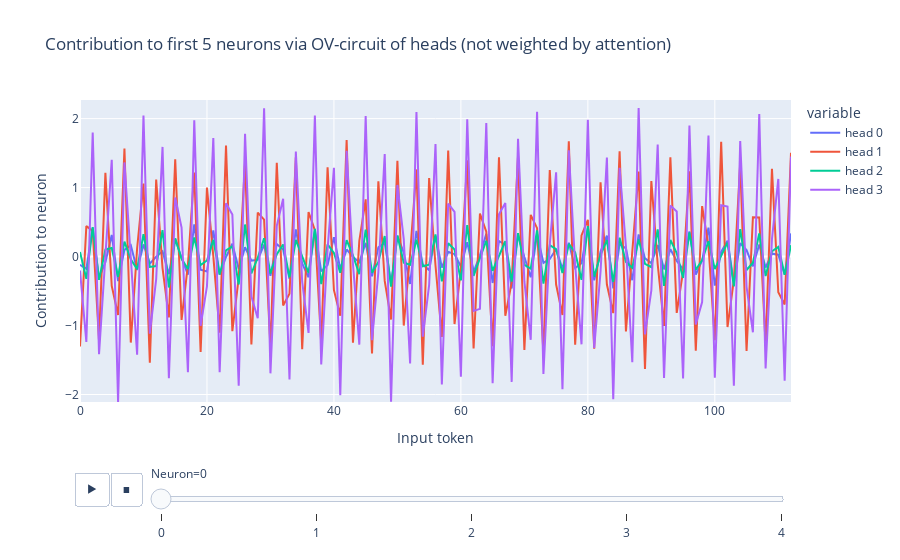

Source (notebook cell):
### Markdown cell above
**Effective weights:**

#### **$W_{neur}$**

### Code cell
top_k = 5
animate_multi_lines(
    W_neur[..., :top_k],
    y_index = [f'head {hi}' for hi in range(4)],
    labels = {'x':'Input token', 'value':'Contribution to neuron'},
    snapshot='Neuron',
    title=f'Contribution to first {top_k} neurons via OV-circuit of heads (not weighted by attention)'
)

### Figure 1 — Plotly figure (JSON) as saved in the notebook; plotly's stock layout.template omitted (floating-point values rounded to 4 significant figures)
{"data": [{"hovertemplate": "variable=head 0<br>Neuron=0<br>Input token=%{x}<br>Contribution to neuron=%{y}<extra></extra>", "legendgroup": "head 0", "line": {"color": "#636efa", "dash": "solid"}, "marker": {"symbol": "circle"}, "mode": "lines", "name": "head 0", "orientation": "v", "showlegend": true, "type": "scatter", "x": [0, 1, 2, 3, 4, 5, 6, 7, 8, 9, 10, 11, 12, 13, 14, 15, 16, 17, 18, 19, 20, 21, 22, 23, 24, 25, 26, 27, 28, 29, 30, 31, 32, 33, 34, 35, 36, 37, 38, 39, 40, 41, 42, 43, 44, 45, 46, 47, 48, 49, 50, 51, 52, 53, 54, 55, 56, 57, 58, 59, 60, 61, 62, 63, 64, 65, 66, 67, 68, 69, 70, 71, 72, 73, 74, 75, 76, 77, 78, 79, 80, 81, 82, 83, 84, 85, 86, 87, 88, 89, 90, 91, 92, 93, 94, 95, 96, 97, 98, 99, 100, 101, 102, 103, 104, 105, 106, 107, 108, 109, 110, 111, 112], "xaxis": "x", "y": [-0.1193, -0.1782, 0.4189, -0.3128, -0.08047, 0.3136, -0.3557, 0.09668, 0.1635, -0.1949, 0.1762, -0.1027, -0.002844, 0.07538, -0.2556, 0.2552, -0.0174, -0.2608, 0.4649, -0.1905, -0.2172, 0.3779, -0.2608, -0.006596, 0.1864, -0.1806, 0.1348, -0.05849, -0.04817, 0.1718, -0.2775, 0.181, 0.1017, -0.3232, 0.394, -0.09819, -0.2995, 0.386, -0.2155, -0.1211, 0.2794, -0.1791, 0.103, -0.006916, -0.08273, 0.1983, -0.2862, 0.1339, 0.2009, -0.3916, 0.3, 0.05716, -0.3969, 0.371, -0.1141, -0.1969, 0.298, -0.159, 0.0689, 0.03452, -0.1439, 0.2088, -0.2252, 0.01686, 0.3285, -0.383, 0.2255, 0.1711, -0.4631, 0.3141, -0.005972, -0.3008, 0.3226, -0.09085, -0.03515, 0.1055, -0.1786, 0.1992, -0.168, -0.09677, 0.4146, -0.3459, 0.07352, 0.304, -0.4602, 0.1801, 0.1173, -0.3432, 0.3198, -0.02662, -0.09496, 0.1675, -0.1858, 0.1072, -0.06539, -0.1827, 0.3656, -0.2624, -0.05718, 0.4194, -0.4211, 0.06993, 0.2309, -0.3823, 0.1935, 0.09455, -0.1417, 0.1751, -0.1592, 0.04139, 0.02621, -0.2585, 0.3353], "yaxis": "y"}, {"hovertemplate": "variable=head 1<br>Neuron=0<br>Input token=%{x}<br>Contribution to neuron=%{y}<extra></extra>", "legendgroup": "head 1", "line": {"color": "#EF553B", "dash": "solid"}, "marker": {"symbol": "circle"}, "mode": "lines", "name": "head 1", "orientation": "v", "showlegend": true, "type": "scatter", "x": [0, 1, 2, 3, 4, 5, 6, 7, 8, 9, 10, 11, 12, 13, 14, 15, 16, 17, 18, 19, 20, 21, 22, 23, 24, 25, 26, 27, 28, 29, 30, 31, 32, 33, 34, 35, 36, 37, 38, 39, 40, 41, 42, 43, 44, 45, 46, 47, 48, 49, 50, 51, 52, 53, 54, 55, 56, 57, 58, 59, 60, 61, 62, 63, 64, 65, 66, 67, 68, 69, 70, 71, 72, 73, 74, 75, 76, 77, 78, 79, 80, 81, 82, 83, 84, 85, 86, 87, 88, 89, 90, 91, 92, 93, 94, 95, 96, 97, 98, 99, 100, 101, 102, 103, 104, 105, 106, 107, 108, 109, 110, 111, 112], "xaxis": "x", "y": [-1.302, 0.4405, 0.3723, -1.216, 1.214, -0.426, -0.8462, 1.566, -1.247, 0.1203, 1.059, -1.539, 1.118, -0.1675, -0.8829, 1.409, -0.9185, -0.1187, 1.217, -1.385, 0.9991, 0.006702, -1.105, 1.608, -1.081, -0.3075, 1.37, -1.273, 0.6363, 0.5352, -1.316, 1.359, -0.7081, -0.5379, 1.44, -1.342, 0.646, 0.3828, -1.266, 1.294, -0.4881, -0.8593, 1.691, -1.248, 0.2276, 0.8286, -1.406, 1.091, -0.3529, -0.9123, 1.39, -1.001, 0.03918, 1.264, -1.57, 1.138, -0.1294, -1.165, 1.536, -0.9781, -0.1806, 1.395, -1.334, 0.6224, 0.3613, -1.3, 1.439, -0.8593, -0.3739, 1.461, -1.353, 0.6049, 0.4118, -1.408, 1.255, -0.4062, -0.8474, 1.67, -1.278, 0.3065, 0.5312, -1.337, 1.077, -0.4051, -0.8203, 1.525, -1.085, 0.03374, 1.231, -1.63, 1.095, -0.1093, -1.005, 1.439, -0.8162, -0.2145, 1.235, -1.366, 0.732, 0.1531, -1.212, 1.663, -1.022, -0.3373, 1.361, -1.37, 0.5701, 0.5657, -1.279, 1.272, -0.5168, -0.6941, 1.504], "yaxis": "y"}, {"hovertemplate": "variable=head 2<br>Neuron=0<br>Input token=%{x}<br>Contribution to neuron=%{y}<extra></extra>", "legendgroup": "head 2", "line": {"color": "#00cc96", "dash": "solid"}, "marker": {"symbol": "circle"}, "mode": "lines", "name": "head 2", "orientation": "v", "showlegend": true, "type": "scatter", "x": [0, 1, 2, 3, 4, 5, 6, 7, 8, 9, 10, 11, 12, 13, 14, 15, 16, 17, 18, 19, 20, 21, 22, 23, 24, 25, 26, 27, 28, 29, 30, 31, 32, 33, 34, 35, 36, 37, 38, 39, 40, 41, 42, 43, 44, 45, 46, 47, 48, 49, 50, 51, 52, 53, 54, 55, 56, 57, 58, 59, 60, 61, 62, 63, 64, 65, 66, 67, 68, 69, 70, 71, 72, 73, 74, 75, 76, 77, 78, 79, 80, 81, 82, 83, 84, 85, 86, 87, 88, 89, 90, 91, 92, 93, 94, 95, 96, 97, 98, 99, 100, 101, 102, 103, 104, 105, 106, 107, 108, 109, 110, 111, 112], "xaxis": "x", "y": [0.06544, -0.3224, 0.4271, -0.3382, 0.1006, 0.1241, -0.2945, 0.2174, -0.04043, -0.1824, 0.3237, -0.1497, -0.1385, 0.383, -0.4487, 0.2633, -0.03127, -0.1817, 0.2757, -0.1241, -0.05716, 0.2424, -0.2601, 0.09107, 0.1482, -0.4051, 0.4649, -0.2457, -0.01651, 0.2657, -0.2457, 0.0353, 0.1754, -0.3026, 0.2414, -0.01118, -0.2359, 0.4023, -0.3989, 0.1773, 0.05284, -0.2339, 0.2374, 0.01597, -0.2559, 0.3913, -0.2334, -0.07851, 0.297, -0.4376, 0.3038, -0.09004, -0.1196, 0.2456, -0.1396, -0.1185, 0.3198, -0.3597, 0.1925, 0.1007, -0.3452, 0.4547, -0.2813, -0.02434, 0.2294, -0.2058, 0.01396, 0.2241, -0.3636, 0.3404, -0.1222, -0.1752, 0.3793, -0.3923, 0.1643, 0.1064, -0.238, 0.1823, 0.06154, -0.3375, 0.4423, -0.2925, 0.02517, 0.2361, -0.3678, 0.2741, -0.07968, -0.1633, 0.2486, -0.1058, -0.1537, 0.3943, -0.4259, 0.2417, 0.04923, -0.3101, 0.3506, -0.1909, -0.05584, 0.2226, -0.1797, 0.02107, 0.2029, -0.4324, 0.3987, -0.1947, -0.09021, 0.3353, -0.2827, 0.07675, 0.1384, -0.265, 0.1628], "yaxis": "y"}, {"hovertemplate": "variable=head 3<br>Neuron=0<br>Input token=%{x}<br>Contribution to neuron=%{y}<extra></extra>", "legendgroup": "head 3", "line": {"color": "#ab63fa", "dash": "solid"}, "marker": {"symbol": "circle"}, "mode": "lines", "name": "head 3", "orientation": "v", "showlegend": true, "type": "scatter", "x": [0, 1, 2, 3, 4, 5, 6, 7, 8, 9, 10, 11, 12, 13, 14, 15, 16, 17, 18, 19, 20, 21, 22, 23, 24, 25, 26, 27, 28, 29, 30, 31, 32, 33, 34, 35, 36, 37, 38, 39, 40, 41, 42, 43, 44, 45, 46, 47, 48, 49, 50, 51, 52, 53, 54, 55, 56, 57, 58, 59, 60, 61, 62, 63, 64, 65, 66, 67, 68, 69, 70, 71, 72, 73, 74, 75, 76, 77, 78, 79, 80, 81, 82, 83, 84, 85, 86, 87, 88, 89, 90, 91, 92, 93, 94, 95, 96, 97, 98, 99, 100, 101, 102, 103, 104, 105, 106, 107, 108, 109, 110, 111, 112], "xaxis": "x", "y": [-0.2036, -1.239, 1.799, -1.415, 0.005658, 1.402, -2.109, 1.365, -0.01809, -1.423, 2.046, -1.118, -0.328, 1.59, -1.763, 0.8571, 0.4206, -1.678, 1.974, -1.005, -0.4323, 1.717, -1.677, 0.7732, 0.6095, -1.871, 1.782, -0.5796, -0.894, 2.15, -1.693, 0.4453, 0.8374, -1.784, 1.524, -0.3648, -1.107, 2.046, -1.564, 0.1044, 1.286, -2.012, 1.534, -0.1107, -1.278, 2.037, -1.211, -0.2283, 1.488, -2.103, 1.038, 0.2541, -1.551, 2.096, -1.161, -0.4123, 1.63, -1.854, 0.7673, 0.6466, -1.741, 1.989, -0.7879, -0.7586, 1.938, -1.836, 0.6139, 0.7775, -1.817, 1.706, -0.3614, -1.207, 2.098, -1.703, 0.1777, 1.221, -1.923, 1.54, -0.1231, -1.272, 1.982, -1.326, -0.2165, 1.435, -2.07, 1.286, 0.143, -1.53, 2.152, -1.128, -0.4916, 1.623, -1.762, 0.7407, 0.653, -1.768, 1.898, -0.9832, -0.6607, 1.755, -1.755, 0.7436, 0.7248, -1.874, 1.677, -0.4387, -1.098, 2.066, -1.622, 0.2535, 1.125, -1.802, 1.451], "yaxis": "y"}], "layout": {"legend": {"title": {"text": "variable"}, "tracegroupgap": 0}, "sliders": [{"active": 0, "currentvalue": {"prefix": "Neuron="}, "len": 0.9, "pad": {"b": 10, "t": 60}, "steps": [{"args": [["0"], {"frame": {"duration": 0, "redraw": false}, "fromcurrent": true, "mode": "immediate", "transition": {"duration": 0, "easing": "linear"}}], "label": "0", "method": "animate"}, {"args": [["1"], {"frame": {"duration": 0, "redraw": false}, "fromcurrent": true, "mode": "immediate", "transition": {"duration": 0, "easing": "linear"}}], "label": "1", "method": "animate"}, {"args": [["2"], {"frame": {"duration": 0, "redraw": false}, "fromcurrent": true, "mode": "immediate", "transition": {"duration": 0, "easing": "linear"}}], "label": "2", "method": "animate"}, {"args": [["3"], {"frame": {"duration": 0, "redraw": false}, "fromcurrent": true, "mode": "immediate", "transition": {"duration": 0, "easing": "linear"}}], "label": "3", "method": "animate"}, {"args": [["4"], {"frame": {"duration": 0, "redraw": false}, "fromcurrent": true, "mode": "immediate", "transition": {"duration": 0, "easing": "linear"}}], "label": "4", "method": "animate"}], "x": 0.1, "xanchor": "left", "y": 0, "yanchor": "top"}], "title": {"text": "Contribution to first 5 neurons via OV-circuit of heads (not weighted by attention)"}, "updatemenus": [{"buttons": [{"args": [null, {"frame": {"duration": 500, "redraw": false}, "fromcurrent": true, "mode": "immediate", "transition": {"duration": 500, "easing": "linear"}}], "label": "&#9654;", "method": "animate"}, {"args": [[null], {"frame": {"duration": 0, "redraw": false}, "fromcurrent": true, "mode": "immediate", "transition": {"duration": 0, "easing": "linear"}}], "label": "&#9724;", "method": "animate"}], "direction": "left", "pad": {"r": 10, "t": 70}, "showactive": false, "type": "buttons", "x": 0.1, "xanchor": "right", "y": 0, "yanchor": "top"}], "xaxis": {"anchor": "y", "domain": [0, 1], "title": {"text": "Input token"}}, "yaxis": {"anchor": "x", "domain": [0, 1], "range": [-2.109, 2.27], "title": {"text": "Contribution to neuron"}}}}
